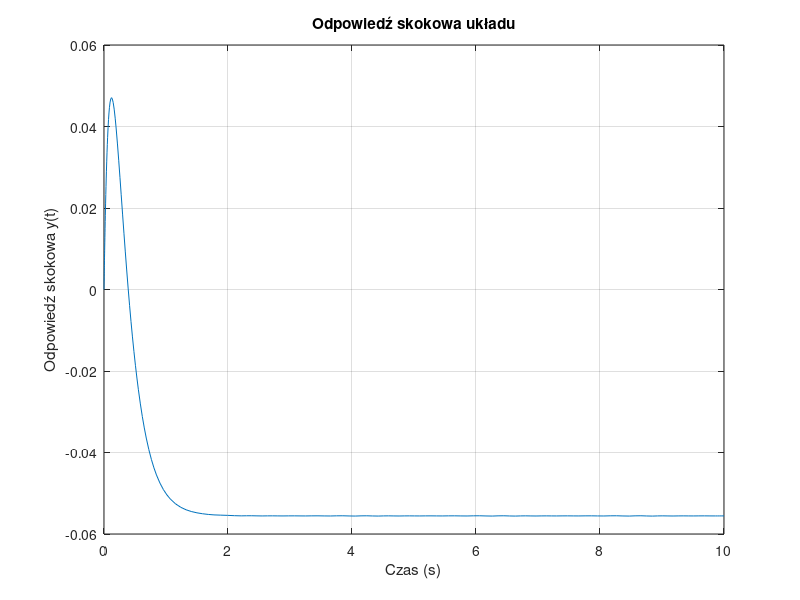

The MATLAB script that drew this image:
% ---------- Parametry transmitancji ----------
% Licznik i mianownik transmitancji
numerator = [1, -2];          % Licznik: s - 2
denominator = [1, 13, 36];    % Mianownik: s^2 + 13s + 36

% Utworzenie obiektu transmitancji w MATLAB
sys_tf = tf(numerator, denominator);

% Przekształcenie transmitancji do przestrzeni stanów
[Ac, Bc, Cc, Dc] = tf2ss(numerator, denominator);

% Wyświetlenie macierzy przestrzeni stanów
disp('Macierze przestrzeni stanów:');
disp('A ='); disp(Ac);
disp('B ='); disp(Bc);
disp('C ='); disp(Cc);
disp('D ='); disp(Dc);

% ---------- Rozwiązywanie ODE za pomocą ode45 ----------
% Funkcja do rozwiązania układu równań różniczkowych (wejście skokowe)
u = 1;  % Wejście skokowe (jednostkowe)
odefun = @(t, x) Ac * x + Bc * u;  % Równanie stanu

% Początkowe warunki (zakładamy, że system zaczyna od stanu zerowego)
x0 = [0; 0];  % Stan początkowy (x1 = 0, x2 = 0)

% Zakres czasu (od t = 0 do t = 10)
tspan = [0 10];

% Rozwiązywanie równań różniczkowych za pomocą ode45
[t, x] = ode45(odefun, tspan, x0);

% Obliczanie odpowiedzi wyjściowej (y = Cx + Du)
y = Cc * x' + Dc * u;

% Rysowanie wykresu odpowiedzi skokowej
figure;
plot(t, y);
xlabel('Czas (s)');
ylabel('Odpowiedź skokowa y(t)');
title('Odpowiedź skokowa układu');
grid on;

% ---------- Regulacja Proporcjonalna ----------
y_z = 1;  % Wartość zadana
epsilon = y_z - y;  % Uchyb (różnica między wartością zadaną a rzeczywistą)
kp = 1;  % Wzmocnienie regulatora proporcjonalnego

% Regulacja (obliczanie nowego wejścia na podstawie uchybu)
u = kp * epsilon;
